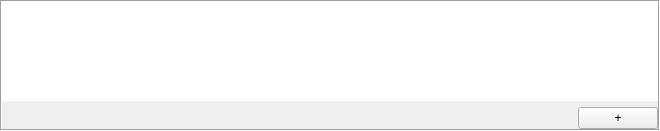
<?xml version="1.0" encoding="UTF-8"?>
<ui version="4.0">
 <class>MappingWidget</class>
 <widget class="QFrame" name="MappingWidget">
  <property name="geometry">
   <rect>
    <x>0</x>
    <y>0</y>
    <width>660</width>
    <height>131</height>
   </rect>
  </property>
  <property name="windowTitle">
   <string>Form</string>
  </property>
  <property name="frameShape">
   <enum>QFrame::Shape::Box</enum>
  </property>
  <property name="frameShadow">
   <enum>QFrame::Shadow::Sunken</enum>
  </property>
  <property name="lineWidth">
   <number>1</number>
  </property>
  <property name="midLineWidth">
   <number>0</number>
  </property>
  <layout class="QGridLayout" name="gridLayout">
   <property name="leftMargin">
    <number>0</number>
   </property>
   <property name="topMargin">
    <number>0</number>
   </property>
   <property name="rightMargin">
    <number>0</number>
   </property>
   <property name="bottomMargin">
    <number>0</number>
   </property>
   <item row="3" column="0" colspan="2">
    <widget class="QTableView" name="table_view">
     <property name="frameShape">
      <enum>QFrame::Shape::NoFrame</enum>
     </property>
     <property name="frameShadow">
      <enum>QFrame::Shadow::Plain</enum>
     </property>
     <property name="selectionMode">
      <enum>QAbstractItemView::SelectionMode::NoSelection</enum>
     </property>
     <attribute name="horizontalHeaderStretchLastSection">
      <bool>true</bool>
     </attribute>
     <attribute name="verticalHeaderVisible">
      <bool>false</bool>
     </attribute>
     <attribute name="verticalHeaderCascadingSectionResizes">
      <bool>true</bool>
     </attribute>
    </widget>
   </item>
   <item row="4" column="1">
    <widget class="QPushButton" name="button_add_ifc">
     <property name="sizePolicy">
      <sizepolicy hsizetype="Minimum" vsizetype="Maximum">
       <horstretch>0</horstretch>
       <verstretch>0</verstretch>
      </sizepolicy>
     </property>
     <property name="text">
      <string>+</string>
     </property>
    </widget>
   </item>
   <item row="4" column="0">
    <spacer name="horizontalSpacer">
     <property name="orientation">
      <enum>Qt::Orientation::Horizontal</enum>
     </property>
     <property name="sizeHint" stdset="0">
      <size>
       <width>40</width>
       <height>20</height>
      </size>
     </property>
    </spacer>
   </item>
  </layout>
 </widget>
 <resources/>
 <connections/>
</ui>
